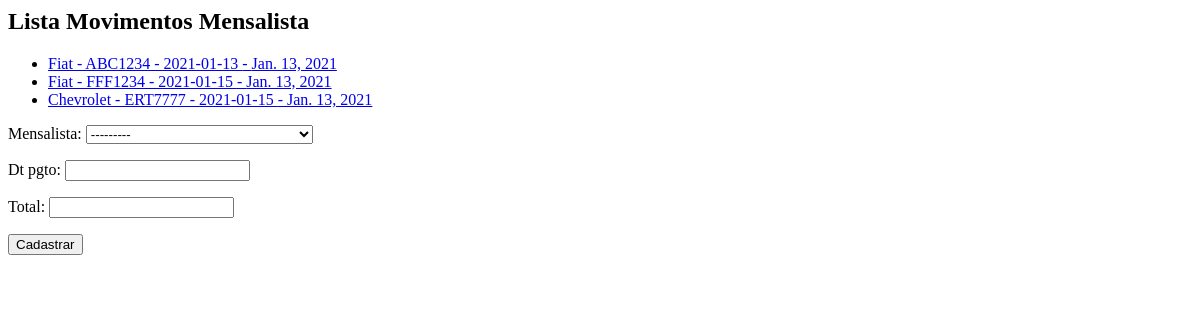
/core/mov-mensal/, run on an earlier commit of the app's database.
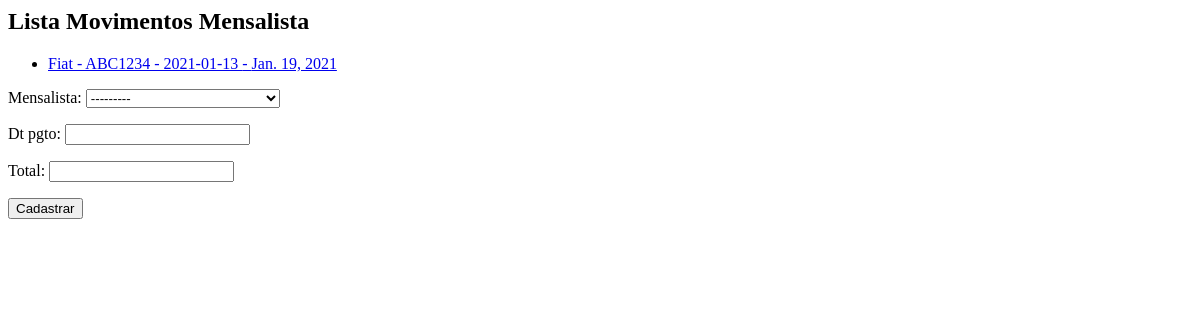
And on a later commit of the database.
### core/models.py (models this page shows, shortened)
class MovMensalista(models.Model):
    mensalista = models.ForeignKey(Mensalista, on_delete=models.CASCADE)
    dt_pgto = models.DateField()
    total = models.DecimalField(max_digits=6, decimal_places=2)

class Mensalista(models.Model):
    veiculo = models.ForeignKey(Veiculo, on_delete=models.CASCADE)
    inicio = models.DateField()
    valor_mes = models.DecimalField(max_digits=6, decimal_places=2)
    def __str__(self):
        return str(self.veiculo) + ' - ' + str(self.inicio)

class Veiculo(models.Model):
    marca = models.ForeignKey(Marca, on_delete=models.CASCADE)
    placa = models.CharField(max_length=7)
    proprietario = models.ForeignKey(Pessoa, on_delete=models.CASCADE)
    cor = models.CharField(max_length=15)
    observacoes = models.TextField()
    def __str__(self):
        return self.marca.nome + ' - ' + self.placa

class Marca(models.Model):
    nome = models.CharField(max_length=50)

### core/views.py (the view)
def lista_movmensalista(request):
    mov_mensalistas = MovMensalista.objects.all()
    form = MovMensalistaForm()
    data = {'mov_mensalistas': mov_mensalistas, 'form': form}
    return render(request, 'core/lista_movmensalistas.html', data)

### core/forms.py
class MovMensalistaForm(ModelForm):
    class Meta:
        model = MovMensalista
        fields = '__all__'

### core/templates/core/lista_movmensalistas.html (shortened to what this page needs)
<h2>Lista Movimentos Mensalista</h2>
<ul>
    {% for mov in mov_mensalistas %}
        <li>
            <a href="{% url 'core_movmensalista_update' mov.id %}">
                {{ mov.mensalista }} - {{ mov.dt_pgto }}
            </a>
        </li>
    {% endfor %}
</ul>
<form action="{% url 'core_movmensalista_novo' %}" method="POST">
    {{ form.as_p }}
    <button type="submit">Cadastrar</button>
</form>

What changed in the data, as far as the page shows it:
removed MovMensalista: mensalista "Fiat - FFF1234 - 2021-01-15", dt_pgto "Jan. 13, 2021"
removed MovMensalista: mensalista "Chevrolet - ERT7777 - 2021-01-15", dt_pgto "Jan. 13, 2021"
changed MovMensalista: dt_pgto "Jan. 13, 2021" → "Jan. 19, 2021"
